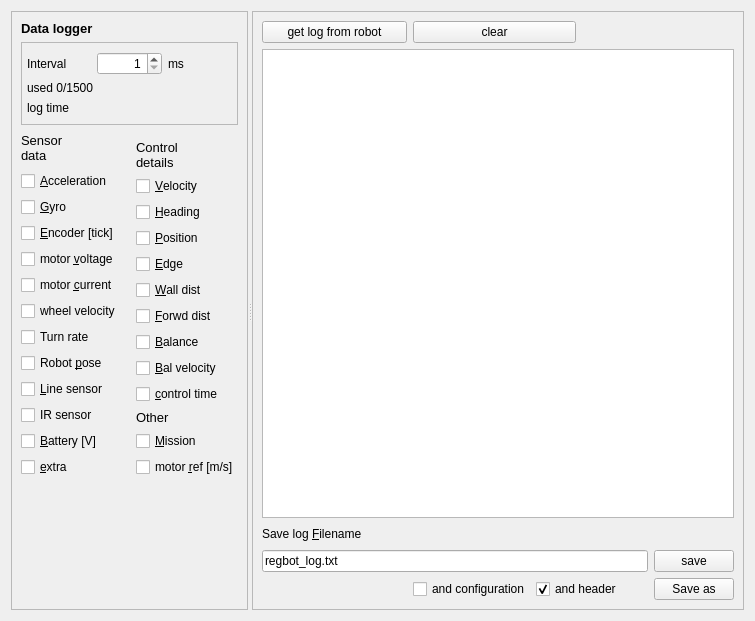
       <widget class="QWidget" name="tab">
        <attribute name="title">
         <string>Log</string>
        </attribute>
        <layout class="QVBoxLayout" name="verticalLayout_5">
         <item>
          <widget class="QSplitter" name="splitter">
           <property name="orientation">
            <enum>Qt::Horizontal</enum>
           </property>
           <widget class="QFrame" name="log_options">
            <property name="sizePolicy">
             <sizepolicy hsizetype="Minimum" vsizetype="Preferred">
              <horstretch>0</horstretch>
              <verstretch>0</verstretch>
             </sizepolicy>
            </property>
            <property name="minimumSize">
             <size>
              <width>150</width>
              <height>0</height>
             </size>
            </property>
            <property name="frameShape">
             <enum>QFrame::StyledPanel</enum>
            </property>
            <property name="frameShadow">
             <enum>QFrame::Sunken</enum>
            </property>
            <layout class="QFormLayout" name="formLayout">
             <item row="0" column="0">
              <widget class="QLabel" name="label_13">
               <property name="font">
                <font>
                 <pointsize>10</pointsize>
                 <weight>75</weight>
                 <bold>true</bold>
                </font>
               </property>
               <property name="text">
                <string>Data logger</string>
               </property>
               <property name="buddy">
                <cstring>log_interval</cstring>
               </property>
              </widget>
             </item>
             <item row="2" column="0">
              <widget class="QFrame" name="frame_21">
               <property name="frameShape">
                <enum>QFrame::NoFrame</enum>
               </property>
               <property name="frameShadow">
                <enum>QFrame::Raised</enum>
               </property>
               <layout class="QVBoxLayout" name="verticalLayout_4">
                <property name="leftMargin">
                 <number>0</number>
                </property>
                <property name="topMargin">
                 <number>0</number>
                </property>
                <item>
                 <widget class="QLabel" name="label_3">
                  <property name="font">
                   <font>
                    <pointsize>10</pointsize>
                    <weight>50</weight>
                    <bold>false</bold>
                   </font>
                  </property>
                  <property name="text">
                   <string>Sensor
data</string>
                  </property>
                 </widget>
                </item>
                <item>
                 <widget class="QCheckBox" name="log_lac">
                  <property name="toolTip">
                   <string notr="true">&lt;html&gt;&lt;head/&gt;&lt;body&gt;&lt;p&gt;Data from accelerometer in m/s&lt;span style=&quot; vertical-align:super;&quot;&gt;2&lt;/span&gt;.&lt;/p&gt;&lt;/body&gt;&lt;/html&gt;</string>
                  </property>
                  <property name="text">
                   <string>&amp;Acceleration</string>
                  </property>
                 </widget>
                </item>
                <item>
                 <widget class="QCheckBox" name="log_lgy">
                  <property name="toolTip">
                   <string>&lt;html&gt;&lt;head/&gt;&lt;body&gt;&lt;p&gt;Rotation rate around x,y,z axis in radians/sec.&lt;br/&gt;Sign after right hand rule.&lt;/p&gt;&lt;/body&gt;&lt;/html&gt;</string>
                  </property>
                  <property name="text">
                   <string>&amp;Gyro</string>
                  </property>
                 </widget>
                </item>
                <item>
                 <widget class="QCheckBox" name="log_lme">
                  <property name="toolTip">
                   <string notr="true" extracomment="Raw motor encoder value">Encoder tick cnt - as shown in Robot tab.</string>
                  </property>
                  <property name="text">
                   <string>&amp;Encoder [tick]</string>
                  </property>
                 </widget>
                </item>
                <item>
                 <widget class="QCheckBox" name="log_lmv">
                  <property name="toolTip">
                   <string notr="true" extracomment="Input to mootot controller">&lt;html&gt;&lt;head/&gt;&lt;body&gt;&lt;p&gt;Motor anchor voltage [V] - maximum is +/- battery voltage&lt;/p&gt;&lt;/body&gt;&lt;/html&gt;</string>
                  </property>
                  <property name="text">
                   <string>motor &amp;voltage</string>
                  </property>
                 </widget>
                </item>
                <item>
                 <widget class="QCheckBox" name="log_lma">
                  <property name="toolTip">
                   <string notr="true" extracomment="Motot current measured at high-side of H-bridge">Motor current as measured by current sensor (in Amps).</string>
                  </property>
                  <property name="text">
                   <string>motor &amp;current</string>
                  </property>
                 </widget>
                </item>
                <item>
                 <widget class="QCheckBox" name="log_lmr">
                  <property name="toolTip">
                   <string notr="true" extracomment="Motot current measured at high-side of H-bridge">&lt;html&gt;&lt;head/&gt;&lt;body&gt;&lt;p&gt;Wheel axle velocity in m/s.&lt;/p&gt;&lt;/body&gt;&lt;/html&gt;</string>
                  </property>
                  <property name="text">
                   <string>wheel velocity</string>
                  </property>
                 </widget>
                </item>
                <item>
                 <widget class="QCheckBox" name="log_turn_rate">
                  <property name="toolTip">
                   <string notr="true" extracomment="Motot current measured at high-side of H-bridge">Turn rate based on wheel encoder count - in radians/sec.</string>
                  </property>
                  <property name="text">
                   <string>Turn rate</string>
                  </property>
                 </widget>
                </item>
                <item>
                 <widget class="QCheckBox" name="log_lpo">
                  <property name="toolTip">
                   <string notr="true" extracomment="Motot current measured at high-side of H-bridge">&lt;html&gt;&lt;head/&gt;&lt;body&gt;&lt;p&gt;Robot pose is robot position relative to start of mission.&lt;br/&gt;x: forward (in meters)&lt;br/&gt;y: left (in meters)&lt;br/&gt;h: heading (in radians - positive CCV)&lt;/p&gt;&lt;p&gt;tilt: tilt angle (in radians) 0 is in balance, approx +/-0.5 is resting on either side.&lt;/p&gt;&lt;/body&gt;&lt;/html&gt;</string>
                  </property>
                  <property name="text">
                   <string>Robot &amp;pose</string>
                  </property>
                 </widget>
                </item>
                <item>
                 <widget class="QCheckBox" name="log_line">
                  <property name="toolTip">
                   <string notr="true" extracomment="Motot current measured at high-side of H-bridge">&lt;html&gt;&lt;head/&gt;&lt;body&gt;&lt;p&gt;Line sensor details&lt;/p&gt;&lt;/body&gt;&lt;/html&gt;</string>
                  </property>
                  <property name="text">
                   <string>&amp;Line sensor</string>
                  </property>
                 </widget>
                </item>
                <item>
                 <widget class="QCheckBox" name="log_distance">
                  <property name="toolTip">
                   <string notr="true" extracomment="Motot current measured at high-side of H-bridge">&lt;html&gt;&lt;head/&gt;&lt;body&gt;&lt;p&gt;IR distance sensor values&lt;/p&gt;&lt;/body&gt;&lt;/html&gt;</string>
                  </property>
                  <property name="text">
                   <string>IR sensor</string>
                  </property>
                 </widget>
                </item>
                <item>
                 <widget class="QCheckBox" name="log_lbt">
                  <property name="toolTip">
                   <string notr="true" extracomment="Motot current measured at high-side of H-bridge">&lt;html&gt;&lt;head/&gt;&lt;body&gt;&lt;p&gt;Main power source voltage, should be more than 10 Volts. (if less than 5 volts, then either the battery is switched off or dead.&lt;/p&gt;&lt;/body&gt;&lt;/html&gt;</string>
                  </property>
                  <property name="text">
                   <string>&amp;Battery [V]</string>
                  </property>
                 </widget>
                </item>
                <item>
                 <widget class="QCheckBox" name="log_lex">
                  <property name="toolTip">
                   <string notr="true" extracomment="Motot current measured at high-side of H-bridge">Debug info, see sourcecode for more info.</string>
                  </property>
                  <property name="text">
                   <string>&amp;extra</string>
                  </property>
                 </widget>
                </item>
               </layout>
              </widget>
             </item>
             <item row="2" column="1">
              <widget class="QFrame" name="frame">
               <property name="frameShape">
                <enum>QFrame::NoFrame</enum>
               </property>
               <property name="frameShadow">
                <enum>QFrame::Raised</enum>
               </property>
               <layout class="QVBoxLayout" name="verticalLayout_3">
                <property name="leftMargin">
                 <number>0</number>
                </property>
                <property name="rightMargin">
                 <number>0</number>
                </property>
                <item>
                 <widget class="QLabel" name="label_6">
                  <property name="font">
                   <font>
                    <pointsize>10</pointsize>
                    <weight>50</weight>
                    <bold>false</bold>
                   </font>
                  </property>
                  <property name="text">
                   <string>Control
details</string>
                  </property>
                 </widget>
                </item>
                <item>
                 <widget class="QCheckBox" name="log_ctrl_vel">
                  <property name="toolTip">
                   <string notr="true" extracomment="Motot current measured at high-side of H-bridge">&lt;html&gt;&lt;head/&gt;&lt;body&gt;&lt;p&gt;Details from (10) values inside controller.&lt;/p&gt;&lt;p&gt;NB! each control log entry takes 40 bytes of the log space (of ~30kBytes total)&lt;/p&gt;&lt;/body&gt;&lt;/html&gt;</string>
                  </property>
                  <property name="text">
                   <string>&amp;Velocity</string>
                  </property>
                 </widget>
                </item>
                <item>
                 <widget class="QCheckBox" name="log_ctrl_turn">
                  <property name="toolTip">
                   <string notr="true" extracomment="Motot current measured at high-side of H-bridge">&lt;html&gt;&lt;head/&gt;&lt;body&gt;&lt;p&gt;Details from (10) values inside controller.&lt;/p&gt;&lt;p&gt;NB! each control log entry takes 40 bytes of the log space (~30kBytes total)&lt;/p&gt;&lt;/body&gt;&lt;/html&gt;</string>
                  </property>
                  <property name="text">
                   <string>&amp;Heading</string>
                  </property>
                 </widget>
                </item>
                <item>
                 <widget class="QCheckBox" name="log_ctrl_pos">
                  <property name="toolTip">
                   <string notr="true" extracomment="Motot current measured at high-side of H-bridge">&lt;html&gt;&lt;head/&gt;&lt;body&gt;&lt;p&gt;Details from (10) values inside controller.&lt;/p&gt;&lt;p&gt;NB! each control log entry takes 40 bytes of the log space (~30kBytes total)&lt;/p&gt;&lt;/body&gt;&lt;/html&gt;</string>
                  </property>
                  <property name="layoutDirection">
                   <enum>Qt::LeftToRight</enum>
                  </property>
                  <property name="text">
                   <string>&amp;Position</string>
                  </property>
                 </widget>
                </item>
                <item>
                 <widget class="QCheckBox" name="log_ctrl_edge">
                  <property name="toolTip">
                   <string notr="true" extracomment="Motot current measured at high-side of H-bridge">&lt;html&gt;&lt;head/&gt;&lt;body&gt;&lt;p&gt;Details from (10) values inside controller.&lt;/p&gt;&lt;p&gt;NB! each control log entry takes 40 bytes of the log space (~30kBytes total)&lt;/p&gt;&lt;/body&gt;&lt;/html&gt;</string>
                  </property>
                  <property name="text">
                   <string>&amp;Edge</string>
                  </property>
                 </widget>
                </item>
                <item>
                 <widget class="QCheckBox" name="log_ctrl_wall">
                  <property name="toolTip">
                   <string notr="true" extracomment="Motot current measured at high-side of H-bridge">&lt;html&gt;&lt;head/&gt;&lt;body&gt;&lt;p&gt;Details from (10) values inside controller.&lt;/p&gt;&lt;p&gt;NB! each control log entry takes 40 bytes of the log space (~30kBytes total)&lt;/p&gt;&lt;/body&gt;&lt;/html&gt;</string>
                  </property>
                  <property name="text">
                   <string>&amp;Wall dist</string>
                  </property>
                 </widget>
                </item>
                <item>
                 <widget class="QCheckBox" name="log_ctrl_fwd_dist">
                  <property name="toolTip">
                   <string notr="true" extracomment="Motot current measured at high-side of H-bridge">&lt;html&gt;&lt;head/&gt;&lt;body&gt;&lt;p&gt;Details from (10) values inside controller.&lt;/p&gt;&lt;p&gt;NB! each control log entry takes 40 bytes of the log space (~30kBytes total)&lt;/p&gt;&lt;/body&gt;&lt;/html&gt;</string>
                  </property>
                  <property name="text">
                   <string>&amp;Forwd dist</string>
                  </property>
                 </widget>
                </item>
                <item>
                 <widget class="QCheckBox" name="log_ctrl_bal">
                  <property name="toolTip">
                   <string notr="true" extracomment="Motot current measured at high-side of H-bridge">&lt;html&gt;&lt;head/&gt;&lt;body&gt;&lt;p&gt;Details from (10) values inside controller.&lt;/p&gt;&lt;p&gt;NB! each control log entry takes 40 bytes of the log space (~30kBytes total)&lt;/p&gt;&lt;/body&gt;&lt;/html&gt;</string>
                  </property>
                  <property name="text">
                   <string>&amp;Balance</string>
                  </property>
                 </widget>
                </item>
                <item>
                 <widget class="QCheckBox" name="log_ctrl_bal_vel">
                  <property name="toolTip">
                   <string notr="true" extracomment="Motot current measured at high-side of H-bridge">&lt;html&gt;&lt;head/&gt;&lt;body&gt;&lt;p&gt;Details from (10) values inside controller.&lt;/p&gt;&lt;p&gt;NB! each control log entry takes 40 bytes of the log space (~30kBytes total)&lt;/p&gt;&lt;/body&gt;&lt;/html&gt;</string>
                  </property>
                  <property name="text">
                   <string>&amp;Bal velocity</string>
                  </property>
                 </widget>
                </item>
                <item>
                 <widget class="QCheckBox" name="log_lct">
                  <property name="toolTip">
                   <string notr="true" extracomment="Motot current measured at high-side of H-bridge">&lt;html&gt;&lt;head/&gt;&lt;body&gt;&lt;p&gt;Time taken to read sensors and&lt;br/&gt;to read sensors and do control calculations.&lt;br/&gt;The last should be less than 1000 microseconds,&lt;/p&gt;&lt;p&gt;as sample time in robot is 1 ms.&lt;/p&gt;&lt;/body&gt;&lt;/html&gt;</string>
                  </property>
                  <property name="text">
                   <string>&amp;control time</string>
                  </property>
                 </widget>
                </item>
                <item>
                 <widget class="QLabel" name="label_7">
                  <property name="font">
                   <font>
                    <pointsize>10</pointsize>
                    <weight>50</weight>
                    <bold>false</bold>
                   </font>
                  </property>
                  <property name="text">
                   <string>Other</string>
                  </property>
                 </widget>
                </item>
                <item>
                 <widget class="QCheckBox" name="log_lms">
                  <property name="toolTip">
                   <string notr="true">Mission number and state (mostly debug)</string>
                  </property>
                  <property name="text">
                   <string>&amp;Mission</string>
                  </property>
                 </widget>
                </item>
                <item>
                 <widget class="QCheckBox" name="log_lvr">
                  <property name="toolTip">
                   <string notr="true" extracomment="Input to mootot controller">&lt;html&gt;&lt;head/&gt;&lt;body&gt;&lt;p&gt;Reference input to motor velocity regulator [m/s]&lt;/p&gt;&lt;/body&gt;&lt;/html&gt;</string>
                  </property>
                  <property name="text">
                   <string>motor &amp;ref [m/s]</string>
                  </property>
                 </widget>
                </item>
               </layout>
              </widget>
             </item>
             <item row="3" column="0">
              <spacer name="verticalSpacer_4">
               <property name="orientation">
                <enum>Qt::Vertical</enum>
               </property>
               <property name="sizeHint" stdset="0">
                <size>
                 <width>17</width>
                 <height>108</height>
                </size>
               </property>
              </spacer>
             </item>
             <item row="1" column="0" colspan="2">
              <widget class="QFrame" name="frame_11">
               <property name="frameShape">
                <enum>QFrame::StyledPanel</enum>
               </property>
               <property name="frameShadow">
                <enum>QFrame::Raised</enum>
               </property>
               <layout class="QGridLayout" name="gridLayout">
                <property name="leftMargin">
                 <number>5</number>
                </property>
                <property name="rightMargin">
                 <number>5</number>
                </property>
                <item row="0" column="0">
                 <widget class="QLabel" name="log_buffer_time_3">
                  <property name="text">
                   <string>Interval</string>
                  </property>
                  <property name="buddy">
                   <cstring>log_interval</cstring>
                  </property>
                 </widget>
                </item>
                <item row="0" column="1">
                 <widget class="QSpinBox" name="log_interval">
                  <property name="sizePolicy">
                   <sizepolicy hsizetype="Preferred" vsizetype="Fixed">
                    <horstretch>0</horstretch>
                    <verstretch>0</verstretch>
                   </sizepolicy>
                  </property>
                  <property name="toolTip">
                   <string extracomment="Log interval in milliseconds">&lt;html&gt;&lt;head/&gt;&lt;body&gt;&lt;p&gt;Sample time in log buffer in milliseconds.&lt;/p&gt;&lt;p&gt;There is allocated 30kbyte of RAM as log buffer,&lt;br/&gt;so log interval and selection of log data determines length of log in seconds.&lt;/p&gt;&lt;/body&gt;&lt;/html&gt;</string>
                  </property>
                  <property name="statusTip">
                   <string extracomment="status-tip"/>
                  </property>
                  <property name="whatsThis">
                   <string extracomment="what?"/>
                  </property>
                  <property name="accessibleName">
                   <string>log_interval</string>
                  </property>
                  <property name="alignment">
                   <set>Qt::AlignRight|Qt::AlignTrailing|Qt::AlignVCenter</set>
                  </property>
                  <property name="minimum">
                   <number>1</number>
                  </property>
                  <property name="maximum">
                   <number>999</number>
                  </property>
                 </widget>
                </item>
                <item row="0" column="2">
                 <widget class="QLabel" name="log_buffer_time_2">
                  <property name="text">
                   <string>ms</string>
                  </property>
                  <property name="buddy">
                   <cstring>log_interval</cstring>
                  </property>
                 </widget>
                </item>
                <item row="1" column="0" colspan="3">
                 <widget class="QLabel" name="log_buf_cnt">
                  <property name="text">
                   <string>used 0/1500</string>
                  </property>
                 </widget>
                </item>
                <item row="2" column="0" colspan="3">
                 <widget class="QLabel" name="log_buffer_time">
                  <property name="text">
                   <string>log time</string>
                  </property>
                  <property name="buddy">
                   <cstring>log_interval</cstring>
                  </property>
                 </widget>
                </item>
               </layout>
              </widget>
             </item>
            </layout>
           </widget>
           <widget class="QFrame" name="frame_5">
            <property name="sizePolicy">
             <sizepolicy hsizetype="Expanding" vsizetype="Preferred">
              <horstretch>0</horstretch>
              <verstretch>0</verstretch>
             </sizepolicy>
            </property>
            <property name="frameShape">
             <enum>QFrame::StyledPanel</enum>
            </property>
            <property name="frameShadow">
             <enum>QFrame::Sunken</enum>
            </property>
            <layout class="QGridLayout" name="gridLayout_9">
             <item row="0" column="0" colspan="3">
              <widget class="QPushButton" name="log_get">
               <property name="toolTip">
                <string>Request logdata from robot.</string>
               </property>
               <property name="text">
                <string>get log from robot</string>
               </property>
              </widget>
             </item>
             <item row="0" column="3" colspan="2">
              <widget class="QPushButton" name="log_clear">
               <property name="toolTip">
                <string>Clear all log data received from obot.</string>
               </property>
               <property name="text">
                <string>clear</string>
               </property>
              </widget>
             </item>
             <item row="0" column="5" colspan="4">
              <spacer name="horizontalSpacer_7">
               <property name="orientation">
                <enum>Qt::Horizontal</enum>
               </property>
               <property name="sizeHint" stdset="0">
                <size>
                 <width>40</width>
                 <height>20</height>
                </size>
               </property>
              </spacer>
             </item>
             <item row="1" column="0" colspan="9">
              <widget class="QTextEdit" name="log_view">
               <property name="toolTip">
                <string>Log data received from robot - any edit will be lost.</string>
               </property>
               <property name="lineWrapMode">
                <enum>QTextEdit::NoWrap</enum>
               </property>
              </widget>
             </item>
             <item row="2" column="0">
              <widget class="QLabel" name="label_12">
               <property name="text">
                <string>Save log &amp;Filename</string>
               </property>
               <property name="buddy">
                <cstring>log_filename</cstring>
               </property>
              </widget>
             </item>
             <item row="2" column="1" colspan="8">
              <spacer name="horizontalSpacer_8">
               <property name="orientation">
                <enum>Qt::Horizontal</enum>
               </property>
               <property name="sizeHint" stdset="0">
                <size>
                 <width>292</width>
                 <height>20</height>
                </size>
               </property>
              </spacer>
             </item>
             <item row="3" column="0" colspan="7">
              <widget class="QLineEdit" name="log_filename">
               <property name="toolTip">
                <string>&lt;html&gt;&lt;head/&gt;&lt;body&gt;&lt;p&gt;filename for fast save of log.&lt;/p&gt;&lt;/body&gt;&lt;/html&gt;</string>
               </property>
               <property name="text">
                <string>regbot_log.txt</string>
               </property>
              </widget>
             </item>
             <item row="4" column="4" colspan="2">
              <widget class="QCheckBox" name="log_save_header">
               <property name="toolTip">
                <string extracomment="Save only the values, not the field names">&lt;html&gt;&lt;head/&gt;&lt;body&gt;&lt;p&gt;Save also column descriptions for data to start of file.&lt;/p&gt;&lt;p&gt;First character in each line is a % to allow &lt;br/&gt;MATLAB &amp;gt;&amp;gt; a = load('log.txt')&lt;/p&gt;&lt;/body&gt;&lt;/html&gt;</string>
               </property>
               <property name="text">
                <string>and header</string>
               </property>
               <property name="checked">
                <bool>true</bool>
               </property>
              </widget>
             </item>
             <item row="4" column="0" colspan="3">
              <spacer name="horizontalSpacer_6">
               <property name="orientation">
                <enum>Qt::Horizontal</enum>
               </property>
               <property name="sizeHint" stdset="0">
                <size>
                 <width>124</width>
                 <height>20</height>
                </size>
               </property>
              </spacer>
             </item>
             <item row="4" column="3">
              <widget class="QCheckBox" name="log_save_config">
               <property name="toolTip">
                <string extracomment="Save only the values, not the field names">&lt;html&gt;&lt;head/&gt;&lt;body&gt;&lt;p&gt;Save also full configuration, as in regbot.ini, at start of logfile.&lt;/p&gt;&lt;p&gt;First character in each line is a % to allow &lt;br/&gt;MATLAB &amp;gt;&amp;gt; a = load('log.txt')&lt;/p&gt;&lt;/body&gt;&lt;/html&gt;</string>
               </property>
               <property name="text">
                <string>and configuration</string>
               </property>
               <property name="checked">
                <bool>false</bool>
               </property>
              </widget>
             </item>
             <item row="3" column="7" colspan="2">
              <widget class="QPushButton" name="log_save">
               <property name="toolTip">
                <string>&lt;html&gt;&lt;head/&gt;&lt;body&gt;&lt;p&gt;Save any log data received from robot to the shown file.&lt;/p&gt;&lt;/body&gt;&lt;/html&gt;</string>
               </property>
               <property name="text">
                <string>save</string>
               </property>
              </widget>
             </item>
             <item row="4" column="7" colspan="2">
              <widget class="QPushButton" name="log_get_filename">
               <property name="sizePolicy">
                <sizepolicy hsizetype="Preferred" vsizetype="Fixed">
                 <horstretch>0</horstretch>
                 <verstretch>0</verstretch>
                </sizepolicy>
               </property>
               <property name="maximumSize">
                <size>
                 <width>16777215</width>
                 <height>16777215</height>
                </size>
               </property>
               <property name="toolTip">
                <string>&lt;html&gt;&lt;head/&gt;&lt;body&gt;&lt;p&gt;Select a new log filename and save the shown log.&lt;/p&gt;&lt;/body&gt;&lt;/html&gt;</string>
               </property>
               <property name="text">
                <string>Save as</string>
               </property>
              </widget>
             </item>
            </layout>
           </widget>
          </widget>
         </item>
        </layout>
       </widget>
